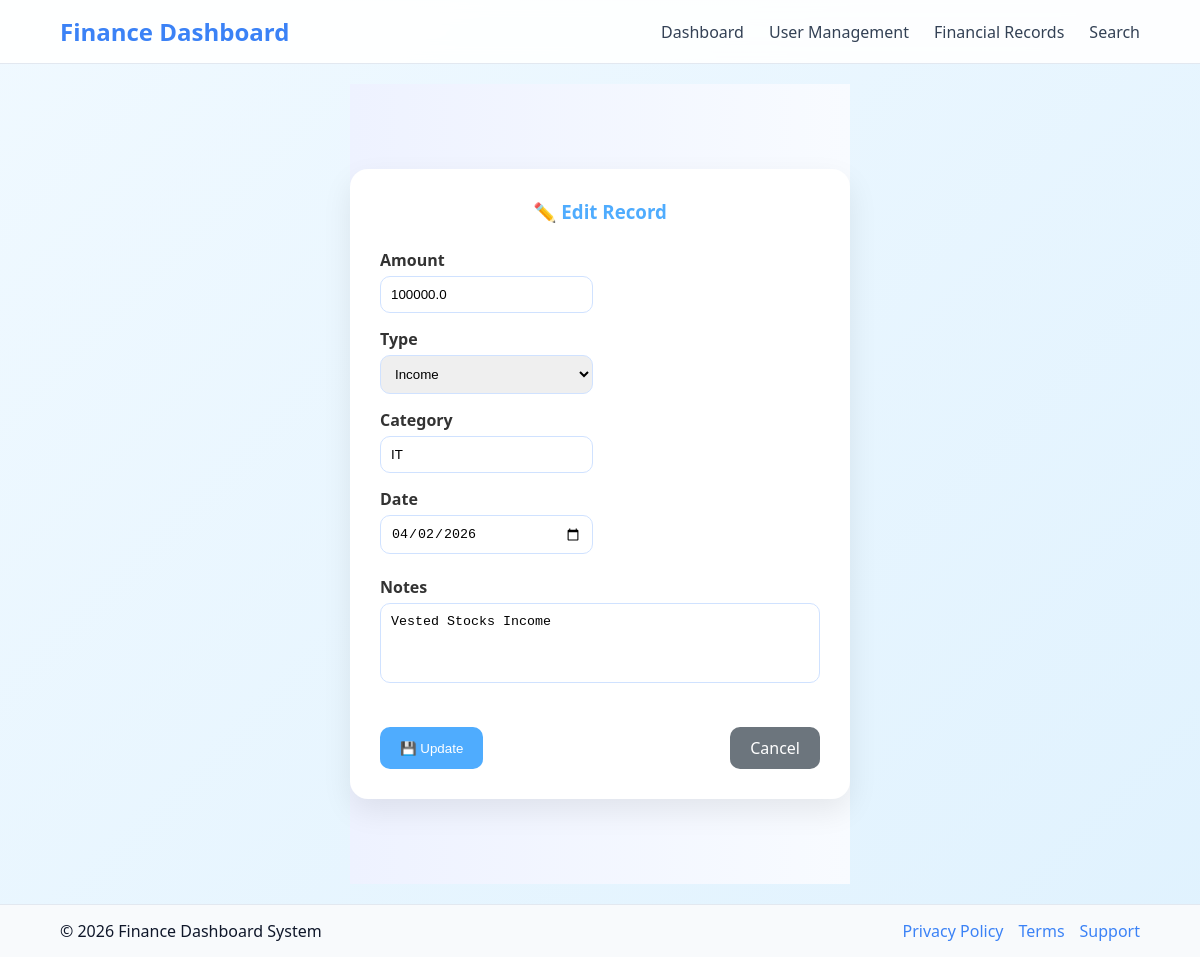
Page /edit/10 (signed in) on the committed database.
### app/models.py (models this page shows)
class Record(db.Model):
    id = db.Column(db.Integer, primary_key=True)
    amount = db.Column(db.Float, nullable=False)
    type = db.Column(db.String(10), nullable=False)
    category = db.Column(db.String(50))
    date = db.Column(db.Date, nullable=False)
    notes = db.Column(db.String(200))
    user_id = db.Column(db.Integer, db.ForeignKey("user.id"))
    user_id = db.Column(db.Integer, db.ForeignKey("user.id"))
    user = db.relationship("User", back_populates="records")

### app/routes.py (the view)
            def decorated(*args, **kwargs):
                if "role" not in session:
                    return redirect(url_for("login"))
                if session["role"] not in allowed_roles:
                    flash("Access denied!", "error")
                    return redirect(url_for("home"))
                return func(*args, **kwargs)

### app/templates/edit_record.html (shortened to what this page needs)
{% extends "base.html" %}
{% block content %}
<div class="edit-container">
    <div class="edit-card">
        <h3 class="title">✏️ Edit Record</h3>
        <form method="POST">
            <div class="form-grid">
                <div class="form-group">
                    <label>Amount</label>
                    <input type="number" step="0.01" name="amount"
                        value="{{ record.amount }}" required>
                </div>
<br>
                <div class="form-group">
                    <label>Type</label>
                    <select name="type" required>
                        <option value="income" {% if record.type == 'income' %}selected{% endif %}>Income</option>
                    </select>
                </div>
<br>
                <div class="form-group">
                    <label>Category</label>
                    <input type="text" name="category"
                        value="{{ record.category }}">
                </div>
<br>
                <div class="form-group">
                    <label>Date</label>
                    <input type="date" name="date"
                        value="{{ record.date.strftime('%Y-%m-%d') }}" required>
                </div>
            </div>
                <br>
            <div class="form-group mt-3">
                <label>Notes</label>
                <textarea name="notes">{{ record.notes }}</textarea>
            </div>
            <br>
            <br>
            <div class="btn-group mt-4">
                <button type="submit" class="btn-save">💾 Update</button>
                <a href="{{ url_for('view_record') }}" class="btn-cancel">Cancel</a>
            </div>
        </form>
    </div>
</div>
{% endblock %}

### app/templates/base.html (style rules this page uses)
* { margin: 0; padding: 0; box-sizing: border-box; }
html, body { height: 100%; width: 100%; overflow-x: hidden; font-family: 'Segoe UI', sans-serif; background: linear-gradient(135deg, #F0F9FF, #E0F2FE); color: #0F172A; }
body { display: flex; flex-direction: column; min-height: 100vh; }

### app/templates/edit_record.html (style rules this page uses)
.edit-container { min-height: 100vh; background: linear-gradient(to right, #eef2ff, #f8fbff); display: flex; justify-content: center; align-items: center; }
.edit-card { background: white; padding: 30px; border-radius: 18px; width: 100%; max-width: 700px; box-shadow: 0 12px 30px rgba(0,0,0,0.08); transition: 0.3s; }
.title { text-align: center; font-weight: 700; color: #4facfe; margin-bottom: 25px; }
.form-grid { display: grid; grid-template-columns: 1fr 1fr; gap: 15px; }
.form-group { display: flex; flex-direction: column; }
.form-group label { font-weight: 600; margin-bottom: 5px; color: #333; }
input, select, textarea { padding: 10px; border-radius: 10px; border: 1px solid #d0e2ff; outline: none; transition: 0.2s; }
textarea { min-height: 80px; resize: none; }
.btn-group { display: flex; justify-content: space-between; }
.btn-save { background: #4facfe; color: white; border: none; padding: 10px 20px; border-radius: 10px; cursor: pointer; transition: 0.3s; }
.btn-cancel { text-decoration: none; background: #6c757d; color: white; padding: 10px 20px; border-radius: 10px; transition: 0.3s; }

### rows in the picture
Record: amount "100000.0", type "Income", category "IT", date "04/02/2026", notes "Vested Stocks Income"
